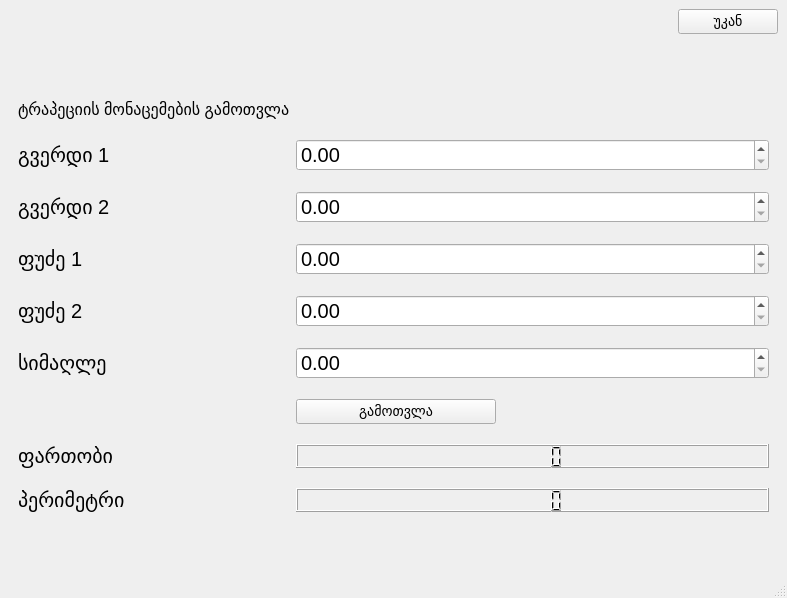
<?xml version="1.0" encoding="UTF-8"?>
<ui version="4.0">
 <class>MainWindow</class>
 <widget class="QMainWindow" name="MainWindow">
  <property name="geometry">
   <rect>
    <x>0</x>
    <y>0</y>
    <width>787</width>
    <height>598</height>
   </rect>
  </property>
  <property name="windowTitle">
   <string>MainWindow</string>
  </property>
  <widget class="QWidget" name="centralwidget">
   <property name="layoutDirection">
    <enum>Qt::RightToLeft</enum>
   </property>
   <layout class="QVBoxLayout" name="verticalLayout_2">
    <property name="spacing">
     <number>11</number>
    </property>
    <item>
     <widget class="QPushButton" name="back_button">
      <property name="maximumSize">
       <size>
        <width>100</width>
        <height>16777215</height>
       </size>
      </property>
      <property name="cursor">
       <cursorShape>PointingHandCursor</cursorShape>
      </property>
      <property name="styleSheet">
       <string notr="true">font-size: 14px;</string>
      </property>
      <property name="text">
       <string>უკან</string>
      </property>
     </widget>
    </item>
    <item>
     <widget class="QStackedWidget" name="pages">
      <property name="layoutDirection">
       <enum>Qt::LeftToRight</enum>
      </property>
      <property name="frameShape">
       <enum>QFrame::NoFrame</enum>
      </property>
      <property name="currentIndex">
       <number>4</number>
      </property>
      <widget class="QWidget" name="main_page">
       <property name="layoutDirection">
        <enum>Qt::LeftToRight</enum>
       </property>
       <layout class="QGridLayout" name="gridLayout">
        <property name="verticalSpacing">
         <number>20</number>
        </property>
        <item row="6" column="0">
         <spacer name="verticalSpacer">
          <property name="orientation">
           <enum>Qt::Vertical</enum>
          </property>
          <property name="sizeHint" stdset="0">
           <size>
            <width>20</width>
            <height>40</height>
           </size>
          </property>
         </spacer>
        </item>
        <item row="5" column="0">
         <widget class="QRadioButton" name="trapezoid_radio">
          <property name="maximumSize">
           <size>
            <width>150</width>
            <height>16777215</height>
           </size>
          </property>
          <property name="cursor">
           <cursorShape>PointingHandCursor</cursorShape>
          </property>
          <property name="styleSheet">
           <string notr="true">#trapezoid_radio {
	font-size: 20px;
}</string>
          </property>
          <property name="text">
           <string>ტრაპეცია</string>
          </property>
          <attribute name="buttonGroup">
           <string notr="true">shape_group</string>
          </attribute>
         </widget>
        </item>
        <item row="7" column="0">
         <widget class="QPushButton" name="choose_button">
          <property name="maximumSize">
           <size>
            <width>200</width>
            <height>16777215</height>
           </size>
          </property>
          <property name="cursor">
           <cursorShape>PointingHandCursor</cursorShape>
          </property>
          <property name="styleSheet">
           <string notr="true">#choose_button {
	font-size: 14px;
}</string>
          </property>
          <property name="text">
           <string>არჩევა</string>
          </property>
         </widget>
        </item>
        <item row="4" column="0">
         <widget class="QRadioButton" name="square_radio">
          <property name="maximumSize">
           <size>
            <width>150</width>
            <height>16777215</height>
           </size>
          </property>
          <property name="cursor">
           <cursorShape>PointingHandCursor</cursorShape>
          </property>
          <property name="styleSheet">
           <string notr="true">#square_radio {
	font-size: 20px;
}</string>
          </property>
          <property name="text">
           <string>კვადრატი</string>
          </property>
          <attribute name="buttonGroup">
           <string notr="true">shape_group</string>
          </attribute>
         </widget>
        </item>
        <item row="0" column="0">
         <widget class="QLabel" name="main_header">
          <property name="styleSheet">
           <string notr="true">#main_header {
	font-size: 25px;
}</string>
          </property>
          <property name="text">
           <string>აირჩიეთ ფიგურა</string>
          </property>
         </widget>
        </item>
        <item row="2" column="0">
         <widget class="QRadioButton" name="circle_radio">
          <property name="maximumSize">
           <size>
            <width>150</width>
            <height>16777215</height>
           </size>
          </property>
          <property name="cursor">
           <cursorShape>PointingHandCursor</cursorShape>
          </property>
          <property name="styleSheet">
           <string notr="true">#circle_radio {
	font-size: 20px;
}</string>
          </property>
          <property name="text">
           <string>წრე</string>
          </property>
          <attribute name="buttonGroup">
           <string notr="true">shape_group</string>
          </attribute>
         </widget>
        </item>
        <item row="3" column="0">
         <widget class="QRadioButton" name="triangle_radio">
          <property name="maximumSize">
           <size>
            <width>150</width>
            <height>16777215</height>
           </size>
          </property>
          <property name="cursor">
           <cursorShape>PointingHandCursor</cursorShape>
          </property>
          <property name="styleSheet">
           <string notr="true">#triangle_radio {
	font-size: 20px;
}</string>
          </property>
          <property name="text">
           <string>სამკუთხედი</string>
          </property>
          <attribute name="buttonGroup">
           <string notr="true">shape_group</string>
          </attribute>
         </widget>
        </item>
        <item row="1" column="0">
         <spacer name="verticalSpacer_2">
          <property name="orientation">
           <enum>Qt::Vertical</enum>
          </property>
          <property name="sizeHint" stdset="0">
           <size>
            <width>20</width>
            <height>40</height>
           </size>
          </property>
         </spacer>
        </item>
       </layout>
      </widget>
      <widget class="QWidget" name="circle_page">
       <property name="contextMenuPolicy">
        <enum>Qt::DefaultContextMenu</enum>
       </property>
       <property name="toolTipDuration">
        <number>-2</number>
       </property>
       <property name="layoutDirection">
        <enum>Qt::LeftToRight</enum>
       </property>
       <layout class="QFormLayout" name="formLayout">
        <property name="fieldGrowthPolicy">
         <enum>QFormLayout::AllNonFixedFieldsGrow</enum>
        </property>
        <property name="labelAlignment">
         <set>Qt::AlignLeading|Qt::AlignLeft|Qt::AlignVCenter</set>
        </property>
        <property name="formAlignment">
         <set>Qt::AlignCenter</set>
        </property>
        <property name="verticalSpacing">
         <number>20</number>
        </property>
        <property name="leftMargin">
         <number>7</number>
        </property>
        <item row="1" column="0">
         <widget class="QLabel" name="circle_radius_label">
          <property name="styleSheet">
           <string notr="true">#circle_radius_label {
	font-size: 20px;
}</string>
          </property>
          <property name="text">
           <string>რადიუსი</string>
          </property>
         </widget>
        </item>
        <item row="1" column="1">
         <widget class="QDoubleSpinBox" name="circle_radius_input">
          <property name="maximumSize">
           <size>
            <width>500</width>
            <height>16777215</height>
           </size>
          </property>
          <property name="styleSheet">
           <string notr="true">#circle_radius_input{
	font-size: 20px;
}</string>
          </property>
          <property name="maximum">
           <double>100000000.000000000000000</double>
          </property>
          <property name="singleStep">
           <double>1.000000000000000</double>
          </property>
         </widget>
        </item>
        <item row="3" column="1">
         <widget class="QPushButton" name="circle_calculate_button">
          <property name="maximumSize">
           <size>
            <width>200</width>
            <height>16777215</height>
           </size>
          </property>
          <property name="cursor">
           <cursorShape>PointingHandCursor</cursorShape>
          </property>
          <property name="layoutDirection">
           <enum>Qt::LeftToRight</enum>
          </property>
          <property name="autoFillBackground">
           <bool>false</bool>
          </property>
          <property name="styleSheet">
           <string notr="true">#circle_calculate_button {
	font-size: 14px;
}</string>
          </property>
          <property name="text">
           <string>გამოთვლა</string>
          </property>
          <property name="autoDefault">
           <bool>false</bool>
          </property>
          <property name="default">
           <bool>false</bool>
          </property>
          <property name="flat">
           <bool>false</bool>
          </property>
         </widget>
        </item>
        <item row="4" column="0">
         <widget class="QLabel" name="circle_area_label">
          <property name="styleSheet">
           <string notr="true">#circle_area_label {
	font-size: 20px;
}</string>
          </property>
          <property name="text">
           <string>ფართობი</string>
          </property>
         </widget>
        </item>
        <item row="4" column="1">
         <widget class="QLCDNumber" name="circle_area_display">
          <property name="maximumSize">
           <size>
            <width>500</width>
            <height>16777215</height>
           </size>
          </property>
          <property name="styleSheet">
           <string notr="true">#circle_area_display {
	font-size: 20px;
}</string>
          </property>
         </widget>
        </item>
        <item row="5" column="0">
         <widget class="QLabel" name="circle_circumference_label">
          <property name="layoutDirection">
           <enum>Qt::LeftToRight</enum>
          </property>
          <property name="styleSheet">
           <string notr="true">#circle_circumference_label {
	font-size: 20px;
}</string>
          </property>
          <property name="text">
           <string>გარშემოწირულობა</string>
          </property>
          <property name="alignment">
           <set>Qt::AlignLeading|Qt::AlignLeft|Qt::AlignVCenter</set>
          </property>
         </widget>
        </item>
        <item row="5" column="1">
         <widget class="QLCDNumber" name="circle_circumference_display">
          <property name="maximumSize">
           <size>
            <width>500</width>
            <height>16777215</height>
           </size>
          </property>
          <property name="styleSheet">
           <string notr="true">#circle_circumference_display {
	font-size: 20px;
}</string>
          </property>
         </widget>
        </item>
        <item row="0" column="0">
         <widget class="QLabel" name="circle_header">
          <property name="styleSheet">
           <string notr="true">#circle_header {
	font-size: 16px;
}</string>
          </property>
          <property name="text">
           <string>წრის მონაცემების გამოთვლა</string>
          </property>
          <property name="alignment">
           <set>Qt::AlignCenter</set>
          </property>
         </widget>
        </item>
       </layout>
      </widget>
      <widget class="QWidget" name="square_page">
       <layout class="QFormLayout" name="formLayout_3">
        <property name="labelAlignment">
         <set>Qt::AlignLeading|Qt::AlignLeft|Qt::AlignVCenter</set>
        </property>
        <property name="formAlignment">
         <set>Qt::AlignCenter</set>
        </property>
        <property name="verticalSpacing">
         <number>20</number>
        </property>
        <item row="2" column="0">
         <widget class="QLabel" name="square_side_label">
          <property name="styleSheet">
           <string notr="true">#square_side_label {
	font-size: 20px;
}</string>
          </property>
          <property name="text">
           <string>გვერდი</string>
          </property>
         </widget>
        </item>
        <item row="2" column="1">
         <widget class="QDoubleSpinBox" name="square_side_input">
          <property name="maximumSize">
           <size>
            <width>500</width>
            <height>16777215</height>
           </size>
          </property>
          <property name="styleSheet">
           <string notr="true">#square_side_input {
	font-size: 20px;
}</string>
          </property>
          <property name="maximum">
           <double>100000000.000000000000000</double>
          </property>
          <property name="singleStep">
           <double>1.000000000000000</double>
          </property>
         </widget>
        </item>
        <item row="3" column="1">
         <widget class="QPushButton" name="square_calculate_button">
          <property name="maximumSize">
           <size>
            <width>200</width>
            <height>16777215</height>
           </size>
          </property>
          <property name="cursor">
           <cursorShape>PointingHandCursor</cursorShape>
          </property>
          <property name="layoutDirection">
           <enum>Qt::LeftToRight</enum>
          </property>
          <property name="autoFillBackground">
           <bool>false</bool>
          </property>
          <property name="styleSheet">
           <string notr="true">#square_calculate_button {
	font-size: 14px;
}</string>
          </property>
          <property name="text">
           <string>გამოთვლა</string>
          </property>
          <property name="autoDefault">
           <bool>false</bool>
          </property>
          <property name="default">
           <bool>false</bool>
          </property>
          <property name="flat">
           <bool>false</bool>
          </property>
         </widget>
        </item>
        <item row="4" column="0">
         <widget class="QLabel" name="square_area_label">
          <property name="styleSheet">
           <string notr="true">#square_area_label {
	font-size: 20px;
}</string>
          </property>
          <property name="text">
           <string>ფართობი</string>
          </property>
         </widget>
        </item>
        <item row="4" column="1">
         <widget class="QLCDNumber" name="square_area_display">
          <property name="maximumSize">
           <size>
            <width>500</width>
            <height>16777215</height>
           </size>
          </property>
          <property name="styleSheet">
           <string notr="true">#square_perimeter_display {
	font-size: 20px;
}</string>
          </property>
         </widget>
        </item>
        <item row="5" column="0">
         <widget class="QLabel" name="square_perimeter_label">
          <property name="layoutDirection">
           <enum>Qt::LeftToRight</enum>
          </property>
          <property name="styleSheet">
           <string notr="true">#square_perimeter_label {
	font-size: 20px;
}</string>
          </property>
          <property name="text">
           <string>პერიმეტრი</string>
          </property>
          <property name="alignment">
           <set>Qt::AlignLeading|Qt::AlignLeft|Qt::AlignVCenter</set>
          </property>
         </widget>
        </item>
        <item row="5" column="1">
         <widget class="QLCDNumber" name="square_perimeter_display">
          <property name="maximumSize">
           <size>
            <width>500</width>
            <height>16777215</height>
           </size>
          </property>
          <property name="styleSheet">
           <string notr="true">#square_perimeter_display {
	font-size: 20px;
}</string>
          </property>
         </widget>
        </item>
        <item row="0" column="0">
         <widget class="QLabel" name="square_header">
          <property name="styleSheet">
           <string notr="true">#square_header {
	font-size: 16px;
}
</string>
          </property>
          <property name="text">
           <string>კვადრატის მონაცემების გამოთვლა</string>
          </property>
         </widget>
        </item>
       </layout>
      </widget>
      <widget class="QWidget" name="triangle_page">
       <layout class="QFormLayout" name="formLayout_4">
        <property name="formAlignment">
         <set>Qt::AlignCenter</set>
        </property>
        <property name="verticalSpacing">
         <number>20</number>
        </property>
        <item row="0" column="0">
         <widget class="QLabel" name="triangle_header">
          <property name="styleSheet">
           <string notr="true">#triangle_header {
	font-size: 16px;
}
</string>
          </property>
          <property name="text">
           <string>სამკუთხედის მონაცემების გამოთვლა</string>
          </property>
         </widget>
        </item>
        <item row="5" column="0">
         <widget class="QLabel" name="triangle_side2_label">
          <property name="styleSheet">
           <string notr="true">#triangle_side2_label {
	font-size: 20px;
}</string>
          </property>
          <property name="text">
           <string>გვერდი 2</string>
          </property>
         </widget>
        </item>
        <item row="9" column="1">
         <widget class="QPushButton" name="triangle_calculate_button">
          <property name="maximumSize">
           <size>
            <width>200</width>
            <height>16777215</height>
           </size>
          </property>
          <property name="cursor">
           <cursorShape>PointingHandCursor</cursorShape>
          </property>
          <property name="layoutDirection">
           <enum>Qt::LeftToRight</enum>
          </property>
          <property name="autoFillBackground">
           <bool>false</bool>
          </property>
          <property name="styleSheet">
           <string notr="true">#triangle_calculate_button {
	font-size: 14px;
}</string>
          </property>
          <property name="text">
           <string>გამოთვლა</string>
          </property>
          <property name="autoDefault">
           <bool>false</bool>
          </property>
          <property name="default">
           <bool>false</bool>
          </property>
          <property name="flat">
           <bool>false</bool>
          </property>
         </widget>
        </item>
        <item row="10" column="0">
         <widget class="QLabel" name="triangle_area_label">
          <property name="styleSheet">
           <string notr="true">#triangle_area_label {
	font-size: 20px;
}</string>
          </property>
          <property name="text">
           <string>ფართობი</string>
          </property>
         </widget>
        </item>
        <item row="10" column="1">
         <widget class="QLCDNumber" name="triangle_area_display">
          <property name="maximumSize">
           <size>
            <width>500</width>
            <height>16777215</height>
           </size>
          </property>
          <property name="styleSheet">
           <string notr="true">#triangle_perimeter_display {
	font-size: 20px;
}</string>
          </property>
         </widget>
        </item>
        <item row="11" column="0">
         <widget class="QLabel" name="triangle_perimeter_label">
          <property name="layoutDirection">
           <enum>Qt::LeftToRight</enum>
          </property>
          <property name="styleSheet">
           <string notr="true">#triangle_perimeter_label {
	font-size: 20px;
}</string>
          </property>
          <property name="text">
           <string>პერიმეტრი</string>
          </property>
          <property name="alignment">
           <set>Qt::AlignLeading|Qt::AlignLeft|Qt::AlignVCenter</set>
          </property>
         </widget>
        </item>
        <item row="11" column="1">
         <widget class="QLCDNumber" name="triangle_perimeter_display">
          <property name="maximumSize">
           <size>
            <width>500</width>
            <height>16777215</height>
           </size>
          </property>
          <property name="styleSheet">
           <string notr="true">#triangle_perimeter_display {
	font-size: 20px;
}</string>
          </property>
         </widget>
        </item>
        <item row="1" column="0">
         <widget class="QLabel" name="triangle_side1_label">
          <property name="styleSheet">
           <string notr="true">#triangle_side1_label {
	font-size: 20px;
}</string>
          </property>
          <property name="text">
           <string>გვერდი 1</string>
          </property>
         </widget>
        </item>
        <item row="1" column="1">
         <widget class="QDoubleSpinBox" name="triangle_side1_input">
          <property name="maximumSize">
           <size>
            <width>500</width>
            <height>16777215</height>
           </size>
          </property>
          <property name="styleSheet">
           <string notr="true">#triangle_side1_input {
	font-size: 20px;
}</string>
          </property>
          <property name="maximum">
           <double>100000000.000000000000000</double>
          </property>
         </widget>
        </item>
        <item row="6" column="0">
         <widget class="QLabel" name="triangle_side3_label">
          <property name="styleSheet">
           <string notr="true">#triangle_side3_label {
	font-size: 20px;
}</string>
          </property>
          <property name="text">
           <string>გვერდი 3</string>
          </property>
         </widget>
        </item>
        <item row="6" column="1">
         <widget class="QDoubleSpinBox" name="triangle_side3_input">
          <property name="maximumSize">
           <size>
            <width>500</width>
            <height>16777215</height>
           </size>
          </property>
          <property name="styleSheet">
           <string notr="true">#triangle_side3_input {
	font-size: 20px;
}</string>
          </property>
          <property name="maximum">
           <double>100000000.000000000000000</double>
          </property>
         </widget>
        </item>
        <item row="5" column="1">
         <widget class="QDoubleSpinBox" name="triangle_side2_input">
          <property name="maximumSize">
           <size>
            <width>500</width>
            <height>16777215</height>
           </size>
          </property>
          <property name="styleSheet">
           <string notr="true">#triangle_side2_input {
	font-size: 20px;
}</string>
          </property>
          <property name="maximum">
           <double>100000000.000000000000000</double>
          </property>
         </widget>
        </item>
       </layout>
      </widget>
      <widget class="QWidget" name="trapezoid_page">
       <layout class="QFormLayout" name="formLayout_5">
        <property name="formAlignment">
         <set>Qt::AlignCenter</set>
        </property>
        <property name="verticalSpacing">
         <number>20</number>
        </property>
        <item row="0" column="0">
         <widget class="QLabel" name="trapezoid_header">
          <property name="styleSheet">
           <string notr="true">#trapezoid_header {
	font-size: 16px;
}
</string>
          </property>
          <property name="text">
           <string>ტრაპეციის მონაცემების გამოთვლა</string>
          </property>
         </widget>
        </item>
        <item row="1" column="0">
         <widget class="QLabel" name="trapezoid_side1_label">
          <property name="styleSheet">
           <string notr="true">#trapezoid_side1_label {
	font-size: 20px;
}</string>
          </property>
          <property name="text">
           <string>გვერდი 1</string>
          </property>
         </widget>
        </item>
        <item row="1" column="1">
         <widget class="QDoubleSpinBox" name="trapezoid_side1_input">
          <property name="maximumSize">
           <size>
            <width>500</width>
            <height>16777215</height>
           </size>
          </property>
          <property name="styleSheet">
           <string notr="true">#trapezoid_side1_input {
	font-size: 20px;
}</string>
          </property>
          <property name="maximum">
           <double>100000000.000000000000000</double>
          </property>
         </widget>
        </item>
        <item row="2" column="0">
         <widget class="QLabel" name="trapezoid_side2_label">
          <property name="styleSheet">
           <string notr="true">#trapezoid_side2_label {
	font-size: 20px;
}</string>
          </property>
          <property name="text">
           <string>გვერდი 2</string>
          </property>
         </widget>
        </item>
        <item row="2" column="1">
         <widget class="QDoubleSpinBox" name="trapezoid_side2_input">
          <property name="maximumSize">
           <size>
            <width>500</width>
            <height>16777215</height>
           </size>
          </property>
          <property name="styleSheet">
           <string notr="true">#trapezoid_side2_input {
	font-size: 20px;
}</string>
          </property>
          <property name="maximum">
           <double>100000000.000000000000000</double>
          </property>
         </widget>
        </item>
        <item row="3" column="0">
         <widget class="QLabel" name="trapezoid_side3_label">
          <property name="styleSheet">
           <string notr="true">#trapezoid_side3_label {
	font-size: 20px;
}</string>
          </property>
          <property name="text">
           <string>ფუძე 1</string>
          </property>
         </widget>
        </item>
        <item row="3" column="1">
         <widget class="QDoubleSpinBox" name="trapezoid_side3_input">
          <property name="maximumSize">
           <size>
            <width>500</width>
            <height>16777215</height>
           </size>
          </property>
          <property name="styleSheet">
           <string notr="true">#trapezoid_side3_input {
	font-size: 20px;
}</string>
          </property>
          <property name="maximum">
           <double>100000000.000000000000000</double>
          </property>
         </widget>
        </item>
        <item row="6" column="1">
         <widget class="QPushButton" name="trapezoid_calculate_button">
          <property name="maximumSize">
           <size>
            <width>200</width>
            <height>16777215</height>
           </size>
          </property>
          <property name="cursor">
           <cursorShape>PointingHandCursor</cursorShape>
          </property>
          <property name="layoutDirection">
           <enum>Qt::LeftToRight</enum>
          </property>
          <property name="autoFillBackground">
           <bool>false</bool>
          </property>
          <property name="styleSheet">
           <string notr="true">#trapezoid_calculate_button {
	font-size: 14px;
}</string>
          </property>
          <property name="text">
           <string>გამოთვლა</string>
          </property>
          <property name="autoDefault">
           <bool>false</bool>
          </property>
          <property name="default">
           <bool>false</bool>
          </property>
          <property name="flat">
           <bool>false</bool>
          </property>
         </widget>
        </item>
        <item row="7" column="0">
         <widget class="QLabel" name="trapezoid_area_label">
          <property name="styleSheet">
           <string notr="true">#trapezoid_area_label {
	font-size: 20px;
}</string>
          </property>
          <property name="text">
           <string>ფართობი</string>
          </property>
         </widget>
        </item>
        <item row="7" column="1">
         <widget class="QLCDNumber" name="trapezoid_area_display">
          <property name="maximumSize">
           <size>
            <width>500</width>
            <height>16777215</height>
           </size>
          </property>
          <property name="styleSheet">
           <string notr="true">#trapezoid_perimeter_display {
	font-size: 20px;
}</string>
          </property>
         </widget>
        </item>
        <item row="8" column="0">
         <widget class="QLabel" name="trapezoid_perimeter_label">
          <property name="layoutDirection">
           <enum>Qt::LeftToRight</enum>
          </property>
          <property name="styleSheet">
           <string notr="true">#trapezoid_perimeter_label {
	font-size: 20px;
}</string>
          </property>
          <property name="text">
           <string>პერიმეტრი</string>
          </property>
          <property name="alignment">
           <set>Qt::AlignLeading|Qt::AlignLeft|Qt::AlignVCenter</set>
          </property>
         </widget>
        </item>
        <item row="8" column="1">
         <widget class="QLCDNumber" name="trapezoid_perimeter_display">
          <property name="maximumSize">
           <size>
            <width>500</width>
            <height>16777215</height>
           </size>
          </property>
          <property name="styleSheet">
           <string notr="true">#trapezoid_perimeter_display {
	font-size: 20px;
}</string>
          </property>
         </widget>
        </item>
        <item row="4" column="1">
         <widget class="QDoubleSpinBox" name="trapezoid_side4_input">
          <property name="maximumSize">
           <size>
            <width>500</width>
            <height>16777215</height>
           </size>
          </property>
          <property name="styleSheet">
           <string notr="true">#trapezoid_side4_input {
	font-size: 20px;
}</string>
          </property>
          <property name="maximum">
           <double>100000000.000000000000000</double>
          </property>
         </widget>
        </item>
        <item row="4" column="0">
         <widget class="QLabel" name="trapezoid_side4_label">
          <property name="styleSheet">
           <string notr="true">#trapezoid_side4_label {
	font-size: 20px;
}</string>
          </property>
          <property name="text">
           <string>ფუძე 2</string>
          </property>
         </widget>
        </item>
        <item row="5" column="1">
         <widget class="QDoubleSpinBox" name="trapezoid_height_input">
          <property name="maximumSize">
           <size>
            <width>500</width>
            <height>16777215</height>
           </size>
          </property>
          <property name="styleSheet">
           <string notr="true">#trapezoid_height_input {
	font-size: 20px;
}</string>
          </property>
          <property name="maximum">
           <double>100000000.000000000000000</double>
          </property>
         </widget>
        </item>
        <item row="5" column="0">
         <widget class="QLabel" name="trapezoid_height_label">
          <property name="styleSheet">
           <string notr="true">#trapezoid_height_label {
	font-size: 20px;
}</string>
          </property>
          <property name="text">
           <string>სიმაღლე</string>
          </property>
         </widget>
        </item>
       </layout>
      </widget>
     </widget>
    </item>
   </layout>
  </widget>
  <widget class="QMenuBar" name="menubar">
   <property name="geometry">
    <rect>
     <x>0</x>
     <y>0</y>
     <width>787</width>
     <height>21</height>
    </rect>
   </property>
  </widget>
  <widget class="QStatusBar" name="statusbar"/>
 </widget>
 <resources/>
 <connections/>
 <buttongroups>
  <buttongroup name="shape_group"/>
 </buttongroups>
</ui>
